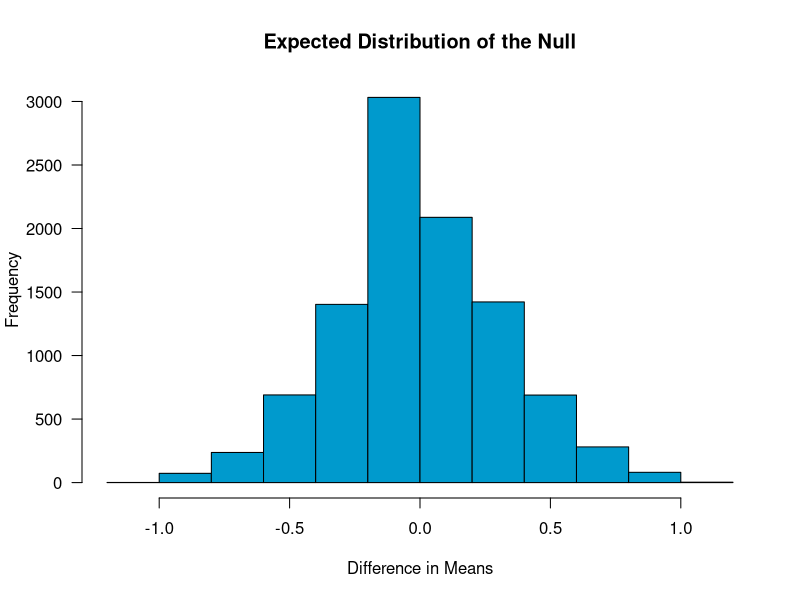

Source code (R):
#------------------------------------------------------------------------------#
# Assignment: 1 Mar Lecture
# Author: Dylan Oh
# Date Created: 1 March 2018
#------------------------------------------------------------------------------#

class_data <- read.csv('student_data_cleaned.csv')

num_obs <- length(class_data$Future_uncertainty)

uncertain <- rep(NA, 50)

uncertain[class_data$Future_uncertainty == 'Not at all uncertain'] <- 1
uncertain[class_data$Future_uncertainty == 'A little uncertain'] <- 2
uncertain[class_data$Future_uncertainty == 'Moderately uncertain'] <- 3
uncertain[class_data$Future_uncertainty == 'Very uncertain'] <- 4
uncertain[class_data$Future_uncertainty == 'Extremely uncertain'] <- 5

num_males <- sum(class_data$Sex == 'Male')
num_females <- sum(class_data$Sex == 'Female')

reps <- 10000

diff_means <- rep(NA, reps)

for (i in 1:reps){
    shuffled <- sample(uncertain, num_obs)
    mean_1 <- mean(shuffled[1:num_males])
    mean_2 <- mean(shuffled[(num_males + 1):num_obs])
    diff_means[i] <- mean_1 - mean_2
}

hist(diff_means,
     main = 'Expected Distribution of the Null',
     xlab = 'Difference in Means',
     col = 'deepskyblue3',
     las = 1)

mag_diff <- abs(diff_means)

obs_diff_mean <- abs(mean(uncertain[class_data$Sex == 'Male'],na.rm = T) -
                 mean(uncertain[class_data$Sex == 'Female'], na.rm = T))

sum(mag_diff >= obs_diff_mean)
